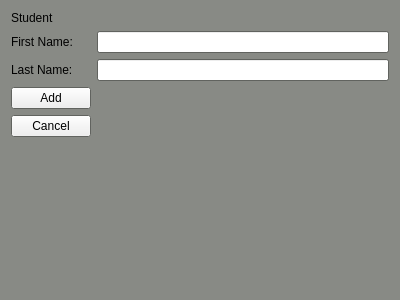
<?xml version="1.0" encoding="UTF-8"?>
<ui version="4.0">
 <class>newStudent</class>
 <widget class="QWidget" name="newStudent">
  <property name="geometry">
   <rect>
    <x>0</x>
    <y>0</y>
    <width>400</width>
    <height>300</height>
   </rect>
  </property>
  <property name="palette">
   <palette>
    <active>
     <colorrole role="Base">
      <brush brushstyle="SolidPattern">
       <color alpha="255">
        <red>255</red>
        <green>255</green>
        <blue>255</blue>
       </color>
      </brush>
     </colorrole>
     <colorrole role="Window">
      <brush brushstyle="SolidPattern">
       <color alpha="255">
        <red>136</red>
        <green>138</green>
        <blue>133</blue>
       </color>
      </brush>
     </colorrole>
    </active>
    <inactive>
     <colorrole role="Base">
      <brush brushstyle="SolidPattern">
       <color alpha="255">
        <red>255</red>
        <green>255</green>
        <blue>255</blue>
       </color>
      </brush>
     </colorrole>
     <colorrole role="Window">
      <brush brushstyle="SolidPattern">
       <color alpha="255">
        <red>136</red>
        <green>138</green>
        <blue>133</blue>
       </color>
      </brush>
     </colorrole>
    </inactive>
    <disabled>
     <colorrole role="Base">
      <brush brushstyle="SolidPattern">
       <color alpha="255">
        <red>136</red>
        <green>138</green>
        <blue>133</blue>
       </color>
      </brush>
     </colorrole>
     <colorrole role="Window">
      <brush brushstyle="SolidPattern">
       <color alpha="255">
        <red>136</red>
        <green>138</green>
        <blue>133</blue>
       </color>
      </brush>
     </colorrole>
    </disabled>
   </palette>
  </property>
  <property name="windowTitle">
   <string>Form</string>
  </property>
  <layout class="QFormLayout" name="formLayout">
   <item row="0" column="0">
    <widget class="QLabel" name="label">
     <property name="text">
      <string>Student</string>
     </property>
    </widget>
   </item>
   <item row="1" column="0">
    <widget class="QLabel" name="label_2">
     <property name="text">
      <string>First Name:</string>
     </property>
    </widget>
   </item>
   <item row="2" column="0">
    <widget class="QLabel" name="label_3">
     <property name="text">
      <string>Last Name:</string>
     </property>
    </widget>
   </item>
   <item row="3" column="0">
    <widget class="QPushButton" name="pushButton">
     <property name="text">
      <string>Add</string>
     </property>
    </widget>
   </item>
   <item row="4" column="0">
    <widget class="QPushButton" name="pushButton_2">
     <property name="text">
      <string>Cancel</string>
     </property>
    </widget>
   </item>
   <item row="1" column="1">
    <widget class="QLineEdit" name="lineEdit"/>
   </item>
   <item row="2" column="1">
    <widget class="QLineEdit" name="lineEdit_2"/>
   </item>
  </layout>
 </widget>
 <resources/>
 <connections/>
</ui>
